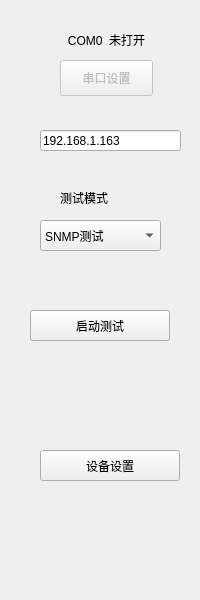
<?xml version="1.0" encoding="UTF-8"?>
<ui version="4.0">
 <class>Z_ModeToolWid</class>
 <widget class="QWidget" name="Z_ModeToolWid">
  <property name="geometry">
   <rect>
    <x>0</x>
    <y>0</y>
    <width>200</width>
    <height>600</height>
   </rect>
  </property>
  <property name="windowTitle">
   <string>Form</string>
  </property>
  <widget class="QPushButton" name="serialBtn">
   <property name="enabled">
    <bool>false</bool>
   </property>
   <property name="geometry">
    <rect>
     <x>60</x>
     <y>60</y>
     <width>93</width>
     <height>36</height>
    </rect>
   </property>
   <property name="minimumSize">
    <size>
     <width>0</width>
     <height>31</height>
    </size>
   </property>
   <property name="sizeIncrement">
    <size>
     <width>0</width>
     <height>31</height>
    </size>
   </property>
   <property name="text">
    <string>串口设置</string>
   </property>
  </widget>
  <widget class="QLabel" name="serialLab">
   <property name="geometry">
    <rect>
     <x>40</x>
     <y>26</y>
     <width>133</width>
     <height>27</height>
    </rect>
   </property>
   <property name="text">
    <string>COM0  未打开</string>
   </property>
   <property name="alignment">
    <set>Qt::AlignCenter</set>
   </property>
  </widget>
  <widget class="QPushButton" name="settingBtn">
   <property name="geometry">
    <rect>
     <x>40</x>
     <y>450</y>
     <width>140</width>
     <height>31</height>
    </rect>
   </property>
   <property name="minimumSize">
    <size>
     <width>0</width>
     <height>31</height>
    </size>
   </property>
   <property name="text">
    <string>设备设置</string>
   </property>
  </widget>
  <widget class="QPushButton" name="testBtn">
   <property name="geometry">
    <rect>
     <x>30</x>
     <y>310</y>
     <width>140</width>
     <height>31</height>
    </rect>
   </property>
   <property name="minimumSize">
    <size>
     <width>0</width>
     <height>31</height>
    </size>
   </property>
   <property name="text">
    <string>启动测试</string>
   </property>
  </widget>
  <widget class="QComboBox" name="comboBox">
   <property name="geometry">
    <rect>
     <x>40</x>
     <y>220</y>
     <width>121</width>
     <height>31</height>
    </rect>
   </property>
   <item>
    <property name="text">
     <string>SNMP测试</string>
    </property>
   </item>
   <item>
    <property name="text">
     <string>RTU 测试</string>
    </property>
   </item>
  </widget>
  <widget class="QLabel" name="label">
   <property name="geometry">
    <rect>
     <x>60</x>
     <y>190</y>
     <width>72</width>
     <height>15</height>
    </rect>
   </property>
   <property name="text">
    <string>测试模式</string>
   </property>
  </widget>
  <widget class="QLineEdit" name="lineEdit">
   <property name="geometry">
    <rect>
     <x>40</x>
     <y>130</y>
     <width>141</width>
     <height>21</height>
    </rect>
   </property>
   <property name="text">
    <string>192.168.1.163</string>
   </property>
  </widget>
 </widget>
 <resources/>
 <connections/>
</ui>
